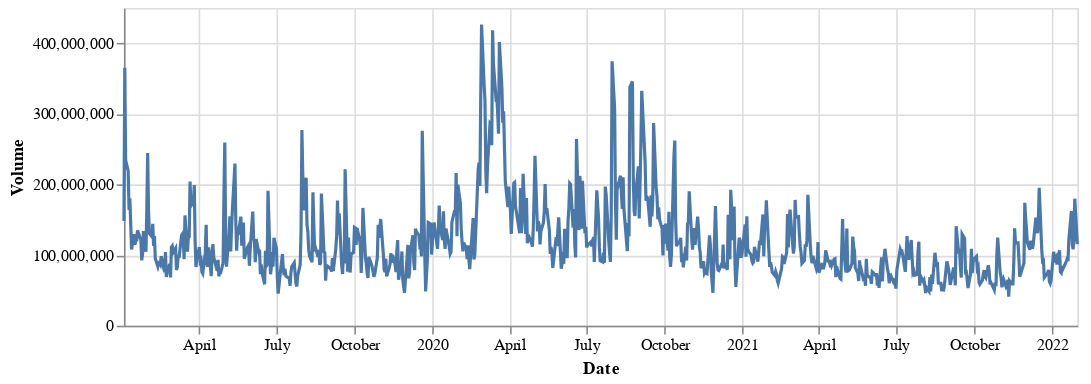

Notebook code for this chart:
### Code cell
volume = alt.Chart(aapl_df.reset_index()).mark_line().encode(
    alt.X("Date", title = "Date"),
    alt.Y("Volume", title = "Volume"),
    tooltip= ['Date', 'Open', 'Close', 'High', 'Low', 'Volume']
).properties(
    width=600, height=200
)

volume

### Figure 1 — Vega-Lite specification as saved in the notebook (floating-point values rounded to 4 significant figures; data arrays with more than 128 entries replaced by an {"elided": "..."} marker saying what was removed)
{"config": {"view": {"continuousWidth": 400, "continuousHeight": 300}}, "data": {"name": "data-2c54ab625769682eed62a9547f4863f5"}, "mark": "line", "encoding": {"tooltip": [{"field": "Date", "type": "temporal"}, {"field": "Open", "type": "quantitative"}, {"field": "Close", "type": "quantitative"}, {"field": "High", "type": "quantitative"}, {"field": "Low", "type": "quantitative"}, {"field": "Volume", "type": "quantitative"}], "x": {"field": "Date", "title": "Date", "type": "temporal"}, "y": {"field": "Volume", "title": "Volume", "type": "quantitative"}}, "height": 200, "width": 600, "$schema": "https://vega.github.io/schema/vega-lite/v4.17.0.json", "datasets": {"data-2c54ab625769682eed62a9547f4863f5": {"elided": "777 records"}}}
